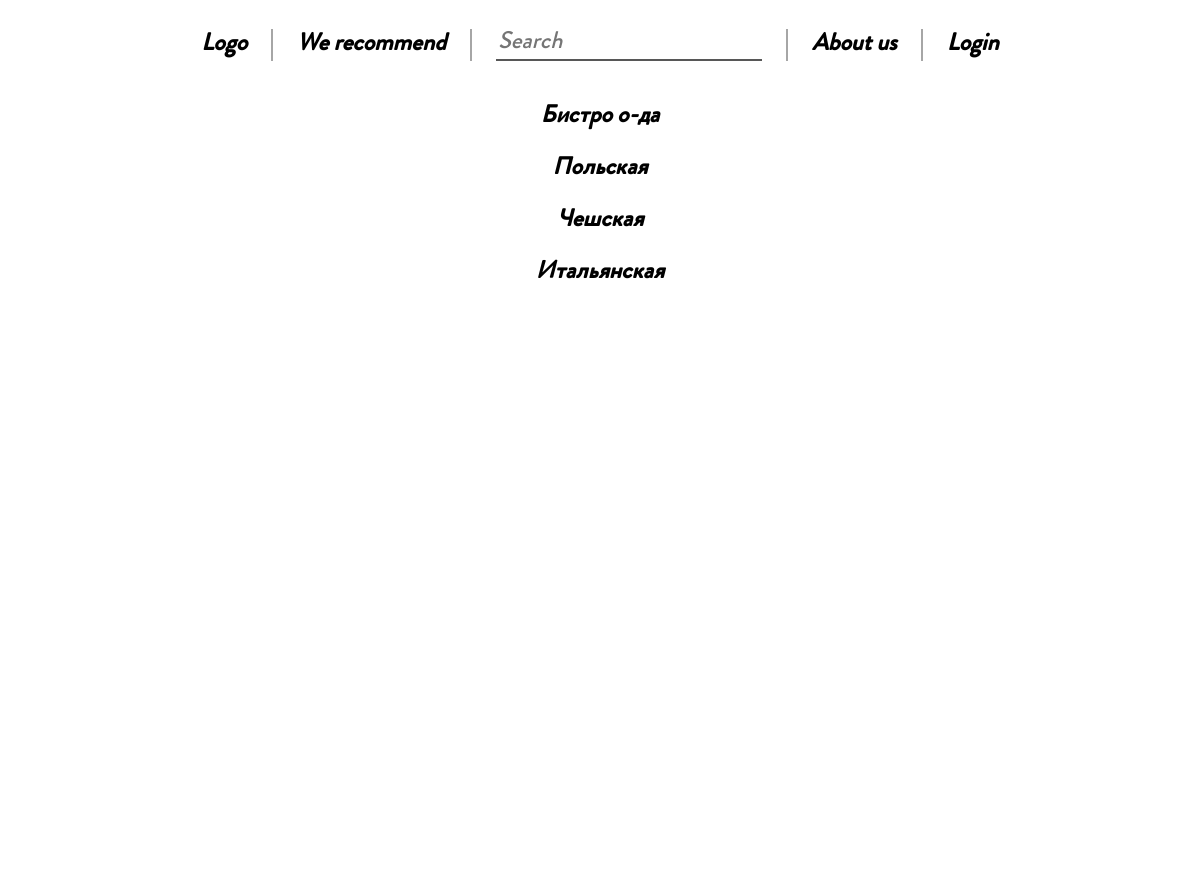
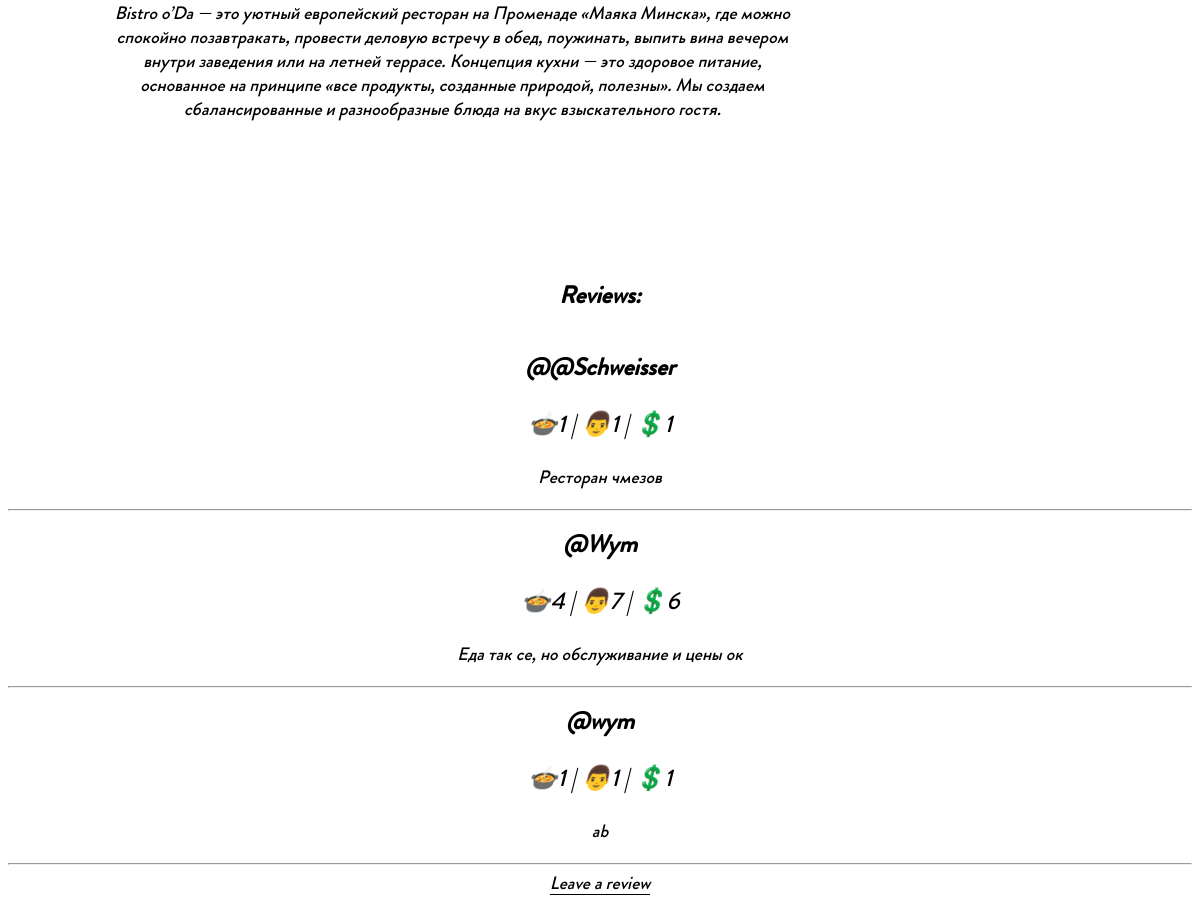
/restaurant/6, run on the app's committed database (2 pictures, top to bottom).
### otzovik_app/models.py (models this page shows, shortened)
class Restaurant(models.Model):
    profile = models.ForeignKey(Profile, on_delete=models.CASCADE, null=True)
    name = models.CharField(max_length=200)
    description = models.TextField(null=False, blank=False)
    short_description = models.TextField(max_length=625, null=False, blank=False, default='')
    cuisines = models.ManyToManyField(RestaurantCuisine, related_name='restaurant')
    updated = models.DateTimeField(auto_now=True)
    created = models.DateTimeField(auto_now_add=True)

class RestaurantCuisine(models.Model):
    cuisine = models.CharField(max_length=200)
    def __str__(self):
        return self.cuisine

class Review(models.Model):
    restaurant = models.ForeignKey(Restaurant, on_delete=models.CASCADE, null=True)
    profile = models.ForeignKey(Profile, on_delete=models.SET_NULL, null=True)
    food_quality = models.IntegerField(null=False, default=1)
    staff_quality = models.IntegerField(null=False, default=1)
    price = models.IntegerField(null=False, default=1)
    body = models.TextField(max_length=1000)

class Profile(models.Model):
    user = models.OneToOneField(User, on_delete=models.CASCADE, null=True)
    unp = models.CharField(max_length=30, null=True, blank=True)
    name = models.CharField(max_length=200)
    surname = models.CharField(max_length=200)
    email = models.CharField(max_length=200)

### otzovik_app/views.py (the view)
# urls.py: path('restaurant/<str:pk>', restaurant_main, name='restaurant_main'),
def restaurant_main(request, pk):
    restaurant = Restaurant.objects.get(id=pk)
    reviews = Review.objects.filter(restaurant=restaurant).all()
    page = 0 if request.GET.get('page') in [None, "0", ""] else int(request.GET.get('page'))
    max_page = (len(reviews) - 1) // REVIEWS_PER_PAGE
    min_page = 0 if page > 0 else "NaN"
    prev_page = page - 1 if page > 0 else "NaN"
    next_page = page + 1 if page < max_page else "NaN"
    max_page = max_page if page < max_page else "NaN"
    context = {'restaurant': restaurant, 'reviews': reviews[page * REVIEWS_PER_PAGE: (page + 1) * REVIEWS_PER_PAGE],
               'page': page, 'max_page': max_page, 'prev_page': prev_page, 'next_page': next_page, 'min_page': min_page}
    return render(request, 'otzovik_app/restaurant_main.html', context)

### otzovik_app/templates/otzovik_app/restaurant_main.html (shortened to what this page needs)
{% extends 'main.html' %}
{% load i18n %}
{% load static %}
{% block content %}
    <div class="main">
        <h2 class="text-24">{{ restaurant.name }}</h2>
        {% for cuisine in restaurant.cuisines.all %}
            <h2 class="text-24">{{ cuisine }}</h2>
        {% endfor %}
        <div class="images">
        </div>
        <div class="description_gmaps">
            <div class="description-box">
                <p class="text-18">{{ restaurant.description }}</p>
            </div>
            <div class="gmaps-box">
                <div id="map"></div>
            </div>
        </div>
        <h2 class="text-24">{% trans "Reviews" %}:</h2>
        <div class="reviews">
            {% include 'otzovik_app/reviews_component.html' %}
        </div>
        <a class="text-18 link" href="{% url 'new_review' restaurant.id %}">{% trans "Leave a review" %}</a>
    </div>
{% endblock content %}

### templates/main.html (shortened to what this page needs)
{% load static %}
{% load i18n %}
<!DOCTYPE html>
<html lang="en">
<head>
    <link rel="stylesheet" href="{% static 'styles/main.css' %}">
    <link href="http://fonts.cdnfonts.com/css/brandon-grotesque-regular" rel="stylesheet">
</head>
<body>
    {% include 'navbar.html' %}
    {% block content %}
    {% endblock content %}
</body>
</html>

### templates/navbar.html
{% load i18n %}
{% load static %}
<header>
    <div class="header">
        <a href="{% url 'home' %}"><h2 class="right-border wrap header-padding text-24">{% trans "Logo" %}</h2></a>
        <a href="{% url 'home' %}"><h2 class="right-border wrap header-padding text-24">{% trans "We recommend" %}</h2></a>
        <form method="get" action="">
            <label class="header-padding">
                <input class="header-input text-24" type="text" name="search_for" placeholder="{% trans 'Search' %}">
            </label>
        </form>
        <a href="{% url 'home' %}"><h2 class="right-border left-border wrap header-padding text-24">{% trans "About us" %}</h2></a>
        {% if request.user.is_authenticated %}
            <a href="{% url 'user_profile' request.user.profile.id %}"><h2 class="wrap header-padding text-24">{{ request.user.profile.name }}</h2></a><a href="{% url 'logout' %}" class="header-padding text-24">{% trans "Logout" %}</a>
        {% else %}
            <a href="{% url 'login_page' %}"><h2 class="wrap header-padding text-24">{% trans "Login" %}</h2></a>
        {% endif %}
    </div>
</header>

### otzovik_app/templates/otzovik_app/reviews_pages_bar.html (shortened to what this page needs)
{% load static %}

### otzovik_app/templates/otzovik_app/reviews_component.html (shortened to what this page needs)
{% load i18n %}
{% load static %}
{% for review in reviews %}
    <div class="review">
        <h2 class="text-24">@{{ review.profile.user.username }}</h2>
        <p class="text-24">🍲{{ review.food_quality }} | 👨{{ review.staff_quality }} | 💲{{ review.price }}</p>
        <p class="text-18">{{ review.body }}</p>
        <hr>
    </div>
{% endfor %}

### static/styles/main.css (style rules this page uses)
a, p, span, input, textarea { font-family: 'Brandon Grotesque Medium +Cyrillic', sans-serif; color: black; text-decoration: none; }
h1, h2, h3, h4, h5, h6 { font-family: 'Brandon Grotesque Medium +Cyrillic', sans-serif; }
.text-24 { font-size: 24px; font-style: italic; }
.text-18 { font-size: 18px; font-style: italic; }
.right-border { border-right: 2px solid #a6a6a6; }
.left-border { border-left: 2px solid #a6a6a6; }
.wrap { width: fit-content; }
.header-padding { padding-right: 24px; padding-left: 24px; }
.header-input { margin-top: 18px; margin-bottom: 20px; padding-bottom: 0; border: none; color: #575757; border-bottom: 2px solid #575757; }
.header { display: flex; align-items: center; justify-content: center; }
header { position: sticky; top: 0; background-color: white; }
.main { text-align: center; }
.link { margin-top: 10px; border-bottom: 1px solid black; }
.images { width: 800px; height: 450px; text-align: center; }
.description_gmaps { padding-left: 100px; padding-right: 100px; display: flex; text-align: center; align-items: center; justify-content: center; }
.description-box { width: 70%; }
.gmaps-box { width: 30%; height: 400px; }
#map { height: 100%; width: 100%; }

### data on the page
Restaurant: name "Бистро о-да", description "Bistro o’Da — это уютный европейский ресторан на Променаде «Маяка Минска», где можно спокойно позавтракать, провести деловую встречу в обед, поужинать, выпить вина вечером внутри заведения или на летней террасе. Концепция кухни — это здоровое питание, основанное на принципе «все продукты, созданные природой, полезны». Мы создаем сбалансированные и разнообразные блюда на вкус взыскательного гостя."
RestaurantCuisine: cuisine "Польская"
RestaurantCuisine: cuisine "Чешская"
RestaurantCuisine: cuisine "Итальянская"
Review: profile.user.username "@Schweisser", food_quality "1", staff_quality "1", price "1", body "Ресторан чмезов"
Review: profile.user.username "Wym", food_quality "4", staff_quality "7", price "6", body "Еда так се, но обслуживание и цены ок"
Review: profile.user.username "wym", food_quality "1", staff_quality "1", price "1", body "ab"
